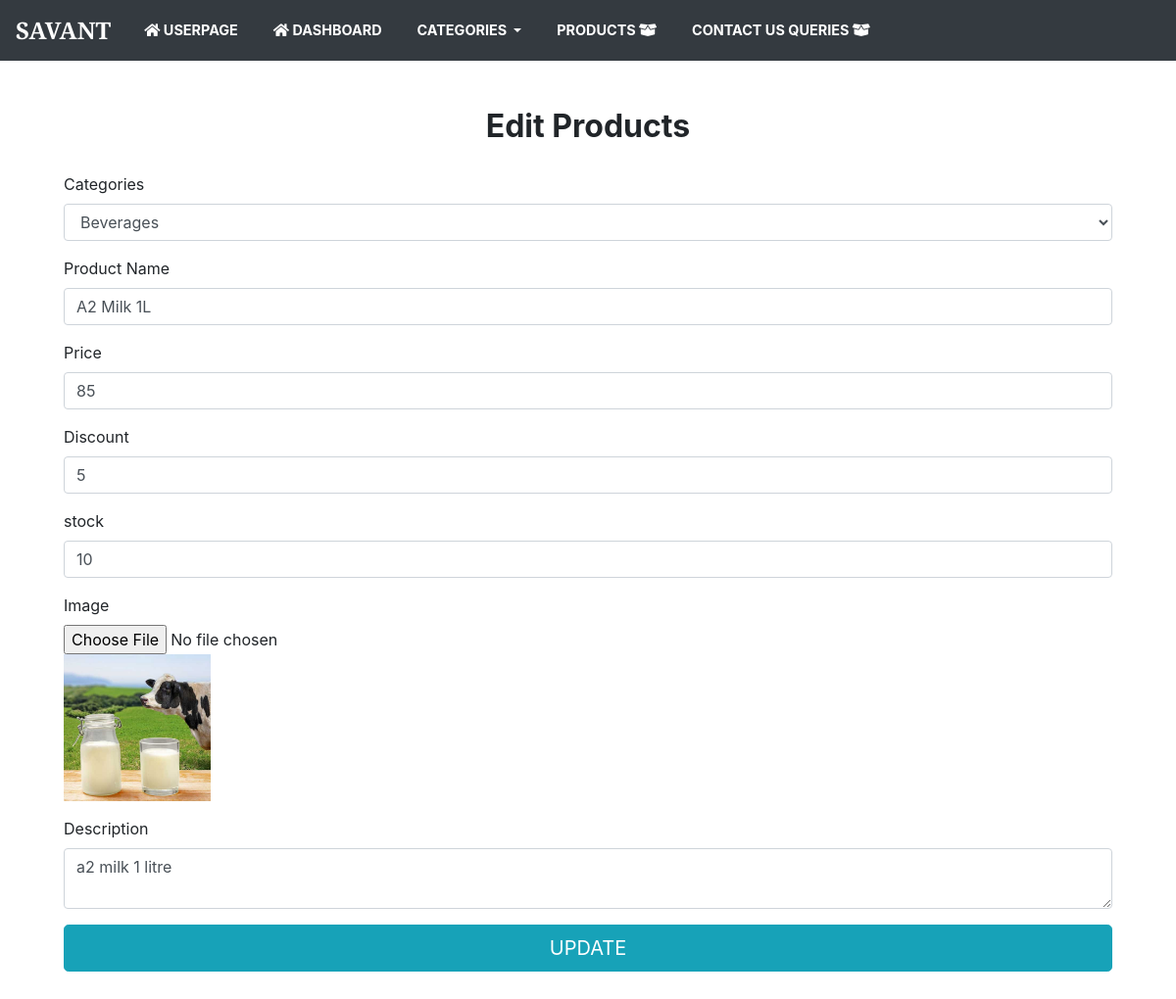
The page /admin/editproducts.php?productid=10 (signed in) on the database its author committed.
### tables this page shows
CREATE TABLE `product` (
  `productid` int(10) NOT NULL,
  `productname` varchar(100) NOT NULL,
  `price` float NOT NULL,
  `discount` float NOT NULL,
  `stock` int(10) NOT NULL,
  `photo` varchar(100) NOT NULL,
  `description` text NOT NULL,
  `categoryname` varchar(50) NOT NULL
);

### admin/editproducts.php (the view, shortened to what this page needs)
<?php
include("../connection/connect.php");
if (isset($_GET['productid'])) {
    $productid = $_GET['productid'];
    $selectid = "select * from product where `productid`='$productid'";
    $idData = mysqli_query($db, $selectid);
    $rowid = mysqli_fetch_assoc($idData);
} else {
    header('location:products.php');
}
?>
    <!doctype html>
    <html lang="en">
<head>
</head>
<body>
<?php
include_once "adminheader2.php";
?>
<div class="container">
<br>
<br>
    <h2 class="text-center"><b>Edit Products</b></h2>
        <form method="post" action="manage_products.php" enctype="multipart/form-data">
			<div class="card-body card-block">
                <div class="form-group">
                    <label for="categories">Categories</label>
                    <select required name="categories" id="categories" class="form-control" onchange="getcat(this.value)">
                    <?php
                        include("../connection/connect.php");
                        $selectcategories = "select * from categories";
                        $categoriesData = mysqli_query($db, $selectcategories);
                        while ($rowcat = mysqli_fetch_assoc($categoriesData)) {
							?>
                            <option value="<?php echo $row['categories']; ?>"
                            <?php if (($rowcat['categories']) == $rowcat['categories']) { ?>selected<?php } ?>> <?php echo $rowcat['categories']; ?> </option>
							<?php
					     }
					?>
					</select>
                </div>
        <div class="form-group">
		<label for="categories" class=" form-control-label">Product Name</label>
			<input type="text" name="productname" value="<?php echo $rowid['productname'] ?>" placeholder="Enter product name" class="form-control">
		</div>
		<div class="form-group">
			<label for="categories" class=" form-control-label">Price</label>
	    <input type="text" name="price" value="<?php echo $rowid['price'] ?>" placeholder="Enter product price" class="form-control">
	    </div>
        <div class="form-group">
			<label for="categories" class=" form-control-label">Discount</label>
	    <input type="text" name="discount" value="<?php echo $rowid['discount'] ?>" placeholder="Enter product discount" class="form-control">
	    </div>
	    <div class="form-group">
			<label for="categories" class=" form-control-label">stock</label>
		<input type="text" name="stock" value="<?php echo $rowid['stock'] ?>" placeholder="Enter qty" class="form-control">
		</div>
        <div class="form-group">
			<label for="categories" class=" form-control-label">Image</label>
		<input type="file" data-rule-required="true" name="photo" id="photo" class="form-control-file">
        <img src="<?php echo $rowid['photo'] ?>"  style="width:150px;height:150px"/>
		</div>
		<div class="form-group">
			<label for="categories" class=" form-control-label">Description</label>
		<textarea name="description" placeholder="Enter product description" class="form-control" required><?php echo $rowid['description'] ?></textarea>
	    </div>
        <div class="form-group">
        <input type="submit" value="UPDATE" class="btn btn-lg btn-info btn-block">
        </div>
    </form>
</div>
</body>
    </html><?php

### rows shown on the page
product: productname "A2 Milk 1L", price "85", discount "5", stock "10", photo (picture), description "a2 milk 1 litre"

### other values the page prints
form field categories "Beverages"
